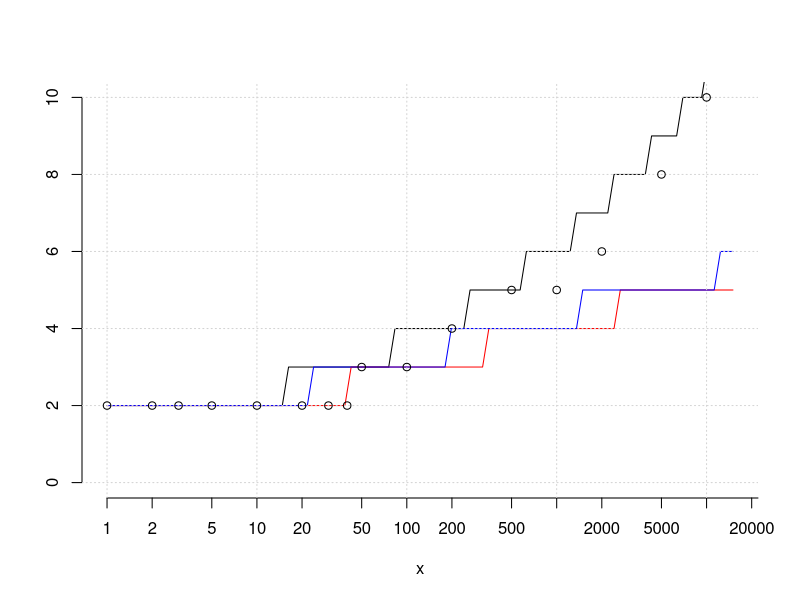

The R script that drew this image:
#!/bin/env Rscript
#staff <- function(x) round(pmax(2,log(x,base=4)^1.2))
staff <- function(x) pmax(2,ceiling(x^0.25))
#staff <- function(x) pmax(2,round(x/50))
xlim=c(1,15000)
plot(staff,xlim=xlim,ylim=c(0,10),log="x",axes=FALSE,ylab="")
axis(1, at=as.vector(outer(c(1,2,5), 10^c(0,1,2,3,4))))
axis(2)
plot(function(x) pmax(2,1 + round((0.38*log(x))^1.15)),xlim=xlim,add=TRUE,col="red")
plot(function(x) pmax(2,1 + round(log(x, base=8))),xlim=xlim,add=TRUE,col="blue")
grid()
pts = rbind(
  c(1,2),
  c(2,2),
  c(3,2),
  c(5,2),
  c(10,2),
  c(20,2),
  c(30,2),
  c(40,2),
  c(50,3),
  c(100,3),
  c(200,4),
  c(500,5),
  c(1000,5),
  c(2000,6),
  c(5000,8),
  c(10000,10),
  c(20000,15),
  c(50000,20)
)
points(pts);
if(0) {
par(new=TRUE)
plot(
  function(x) staff(x)/x,
  log="xy",
  xlim=xlim,
  col="red",
  axes=FALSE,
  ylab=""
)
axis(4, col="red")
}
